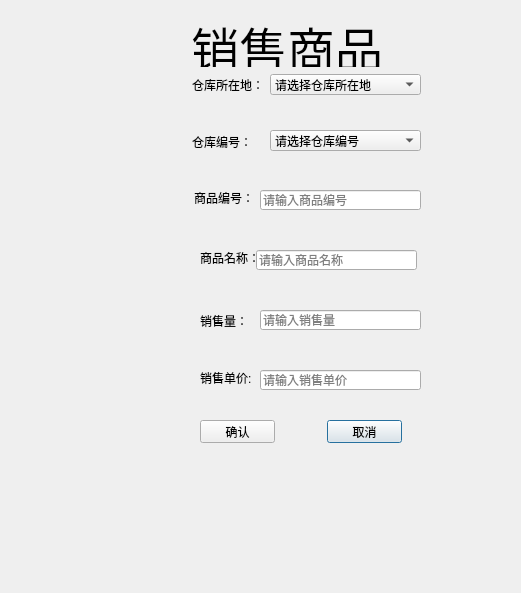
<?xml version="1.0" encoding="UTF-8"?>
<ui version="4.0">
 <class>SaleCommodity</class>
 <widget class="QDialog" name="SaleCommodity">
  <property name="geometry">
   <rect>
    <x>0</x>
    <y>0</y>
    <width>521</width>
    <height>593</height>
   </rect>
  </property>
  <property name="windowTitle">
   <string>SaleCommodity</string>
  </property>
  <widget class="QLabel" name="label_3">
   <property name="geometry">
    <rect>
     <x>200</x>
     <y>310</y>
     <width>48</width>
     <height>21</height>
    </rect>
   </property>
   <property name="text">
    <string>销售量：</string>
   </property>
  </widget>
  <widget class="QPushButton" name="Cancel">
   <property name="geometry">
    <rect>
     <x>327</x>
     <y>420</y>
     <width>75</width>
     <height>23</height>
    </rect>
   </property>
   <property name="text">
    <string>取消</string>
   </property>
  </widget>
  <widget class="QLabel" name="label_Password">
   <property name="geometry">
    <rect>
     <x>192</x>
     <y>134</y>
     <width>60</width>
     <height>16</height>
    </rect>
   </property>
   <property name="text">
    <string>仓库编号：</string>
   </property>
  </widget>
  <widget class="QLineEdit" name="commodityNum">
   <property name="geometry">
    <rect>
     <x>260</x>
     <y>190</y>
     <width>161</width>
     <height>20</height>
    </rect>
   </property>
   <property name="echoMode">
    <enum>QLineEdit::Normal</enum>
   </property>
   <property name="placeholderText">
    <string>请输入商品编号</string>
   </property>
   <property name="clearButtonEnabled">
    <bool>true</bool>
   </property>
  </widget>
  <widget class="QLabel" name="label_2">
   <property name="geometry">
    <rect>
     <x>200</x>
     <y>250</y>
     <width>60</width>
     <height>16</height>
    </rect>
   </property>
   <property name="text">
    <string>商品名称：</string>
   </property>
  </widget>
  <widget class="QLineEdit" name="commodityName">
   <property name="geometry">
    <rect>
     <x>256</x>
     <y>250</y>
     <width>161</width>
     <height>20</height>
    </rect>
   </property>
   <property name="echoMode">
    <enum>QLineEdit::Normal</enum>
   </property>
   <property name="placeholderText">
    <string>请输入商品名称</string>
   </property>
   <property name="clearButtonEnabled">
    <bool>true</bool>
   </property>
  </widget>
  <widget class="QLineEdit" name="commoditySalesUnitPrice">
   <property name="geometry">
    <rect>
     <x>260</x>
     <y>370</y>
     <width>161</width>
     <height>20</height>
    </rect>
   </property>
   <property name="placeholderText">
    <string>请输入销售单价</string>
   </property>
   <property name="clearButtonEnabled">
    <bool>true</bool>
   </property>
  </widget>
  <widget class="QLabel" name="label_Account">
   <property name="geometry">
    <rect>
     <x>192</x>
     <y>74</y>
     <width>72</width>
     <height>21</height>
    </rect>
   </property>
   <property name="text">
    <string>仓库所在地：</string>
   </property>
  </widget>
  <widget class="QLabel" name="label_Title">
   <property name="geometry">
    <rect>
     <x>191</x>
     <y>12</y>
     <width>192</width>
     <height>55</height>
    </rect>
   </property>
   <property name="text">
    <string>&lt;html&gt;&lt;head/&gt;&lt;body&gt;&lt;p align=&quot;center&quot;&gt;&lt;span style=&quot; font-size:36pt;&quot;&gt;销售商品&lt;/span&gt;&lt;/p&gt;&lt;/body&gt;&lt;/html&gt;</string>
   </property>
  </widget>
  <widget class="QComboBox" name="packageLocation">
   <property name="geometry">
    <rect>
     <x>270</x>
     <y>74</y>
     <width>151</width>
     <height>21</height>
    </rect>
   </property>
   <item>
    <property name="text">
     <string>请选择仓库所在地</string>
    </property>
   </item>
   <item>
    <property name="text">
     <string>北京</string>
    </property>
   </item>
   <item>
    <property name="text">
     <string>天津</string>
    </property>
   </item>
   <item>
    <property name="text">
     <string>上海</string>
    </property>
   </item>
   <item>
    <property name="text">
     <string>云南</string>
    </property>
   </item>
   <item>
    <property name="text">
     <string>四川</string>
    </property>
   </item>
   <item>
    <property name="text">
     <string>重庆</string>
    </property>
   </item>
  </widget>
  <widget class="QLineEdit" name="commoditySales">
   <property name="geometry">
    <rect>
     <x>260</x>
     <y>310</y>
     <width>161</width>
     <height>20</height>
    </rect>
   </property>
   <property name="placeholderText">
    <string>请输入销售量</string>
   </property>
   <property name="clearButtonEnabled">
    <bool>true</bool>
   </property>
  </widget>
  <widget class="QLabel" name="label">
   <property name="geometry">
    <rect>
     <x>194</x>
     <y>190</y>
     <width>60</width>
     <height>16</height>
    </rect>
   </property>
   <property name="text">
    <string>商品编号：</string>
   </property>
  </widget>
  <widget class="QComboBox" name="packageNum">
   <property name="geometry">
    <rect>
     <x>270</x>
     <y>130</y>
     <width>151</width>
     <height>21</height>
    </rect>
   </property>
   <item>
    <property name="text">
     <string>请选择仓库编号</string>
    </property>
   </item>
   <item>
    <property name="text">
     <string>1</string>
    </property>
   </item>
   <item>
    <property name="text">
     <string>2</string>
    </property>
   </item>
   <item>
    <property name="text">
     <string>3</string>
    </property>
   </item>
   <item>
    <property name="text">
     <string>4</string>
    </property>
   </item>
   <item>
    <property name="text">
     <string>5</string>
    </property>
   </item>
   <item>
    <property name="text">
     <string>6</string>
    </property>
   </item>
   <item>
    <property name="text">
     <string>7</string>
    </property>
   </item>
   <item>
    <property name="text">
     <string>8</string>
    </property>
   </item>
   <item>
    <property name="text">
     <string>9</string>
    </property>
   </item>
   <item>
    <property name="text">
     <string>10</string>
    </property>
   </item>
  </widget>
  <widget class="QLabel" name="label_4">
   <property name="geometry">
    <rect>
     <x>200</x>
     <y>370</y>
     <width>54</width>
     <height>16</height>
    </rect>
   </property>
   <property name="text">
    <string>销售单价:</string>
   </property>
  </widget>
  <widget class="QPushButton" name="OK">
   <property name="geometry">
    <rect>
     <x>200</x>
     <y>420</y>
     <width>75</width>
     <height>23</height>
    </rect>
   </property>
   <property name="text">
    <string>确认</string>
   </property>
  </widget>
 </widget>
 <layoutdefault spacing="6" margin="11"/>
 <resources/>
 <connections/>
</ui>
